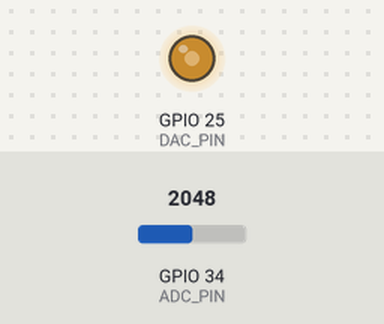
This sketch was run on a simulated ESP32. On the bench: output pins drawn as LEDs (lit = HIGH). The test bench sets the inputs (shaded band); at power-on: GPIO 34 (ADC_PIN) = 2048 (analog values on the 0–4095 scale).

Above: at 0.92 s.
1.3 s: GPIO 34 (ADC_PIN) set to 2866
4.3 s: GPIO 34 (ADC_PIN) set to 4095
At 6.9 s:
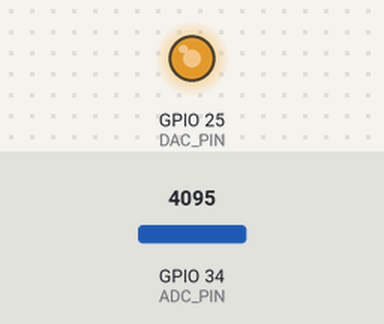
7.3 s: GPIO 34 (ADC_PIN) set to 2047
At 7.95 s:
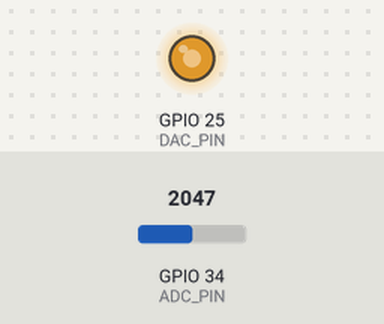
Timing chart, 0 to 12.3 s (numbered marks = the images above; inputs shaded):
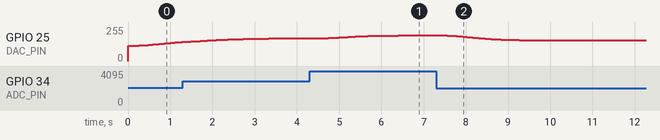

Measured:
- after the input at 4.3 s, GPIO 25 (DAC_PIN): moves from 170/255 to 193/255 over 2.7 s, starting after 0.25 s
- after the input at 7.3 s, GPIO 25 (DAC_PIN): moves from 193/255 to 154/255 over 3.4 s, starting after 0.10 s

The sketch:

Third_order_LDF.ino
```cpp
#include <Arduino.h>
#include <Ticker.h>

#define ADC_PIN 34
#define DAC_PIN 25

const float Fs = 1000.0; // 1 kHz sampling
const float Fc = 0.5;   // cutoff 0.5 Hz

// 2nd-order LPF coefficients
float a0_2, a1_2, a2_2, b1_2, b2_2;
volatile float x1_2 = 0, x2_2 = 0;
volatile float y1_2 = 0, y2_2 = 0;

// 1st-order LPF coefficients
float alpha_1;
volatile float y1_1 = 0;

Ticker sampler;

void calculateCoefficients() {
  // 2nd-order Butterworth
  float K = tan(PI*Fc/Fs);
  float Q = 1.0 / sqrt(2.0);
  float norm = 1.0 / (1.0 + K/Q + K*K);
  a0_2 = K*K*norm;
  a1_2 = 2*a0_2;
  a2_2 = a0_2;
  b1_2 = 2*(K*K-1)*norm;
  b2_2 = (1-K/Q+K*K)*norm;

  // 1st-order LPF for cascading
  alpha_1 = K / (1 + K);
}

void onSample() {
  float x0 = analogRead(ADC_PIN)/4095.0;

  // 2nd-order stage
  float y2_stage = a0_2*x0 + a1_2*x1_2 + a2_2*x2_2 - b1_2*y1_2 - b2_2*y2_2;
  x2_2 = x1_2; x1_2 = x0;
  y2_2 = y1_2; y1_2 = y2_stage;

  // 1st-order stage (cascade)
  float y3_stage = alpha_1*y2_stage + (1-alpha_1)*y1_1;
  y1_1 = y3_stage;

  // Scale to DAC
  float dacVoltage = 1.5 + y3_stage * 1.0;
  dacVoltage = constrain(dacVoltage, 0.0, 3.3);
  dacWrite(DAC_PIN, (uint8_t)(dacVoltage/3.3*255));
}

void setup() {
  analogReadResolution(12);
  analogSetAttenuation(ADC_11db);
  dacWrite(DAC_PIN, 127);

  calculateCoefficients();
  sampler.attach_ms(1, onSample);
}

void loop() {
  // nothing
}
```
